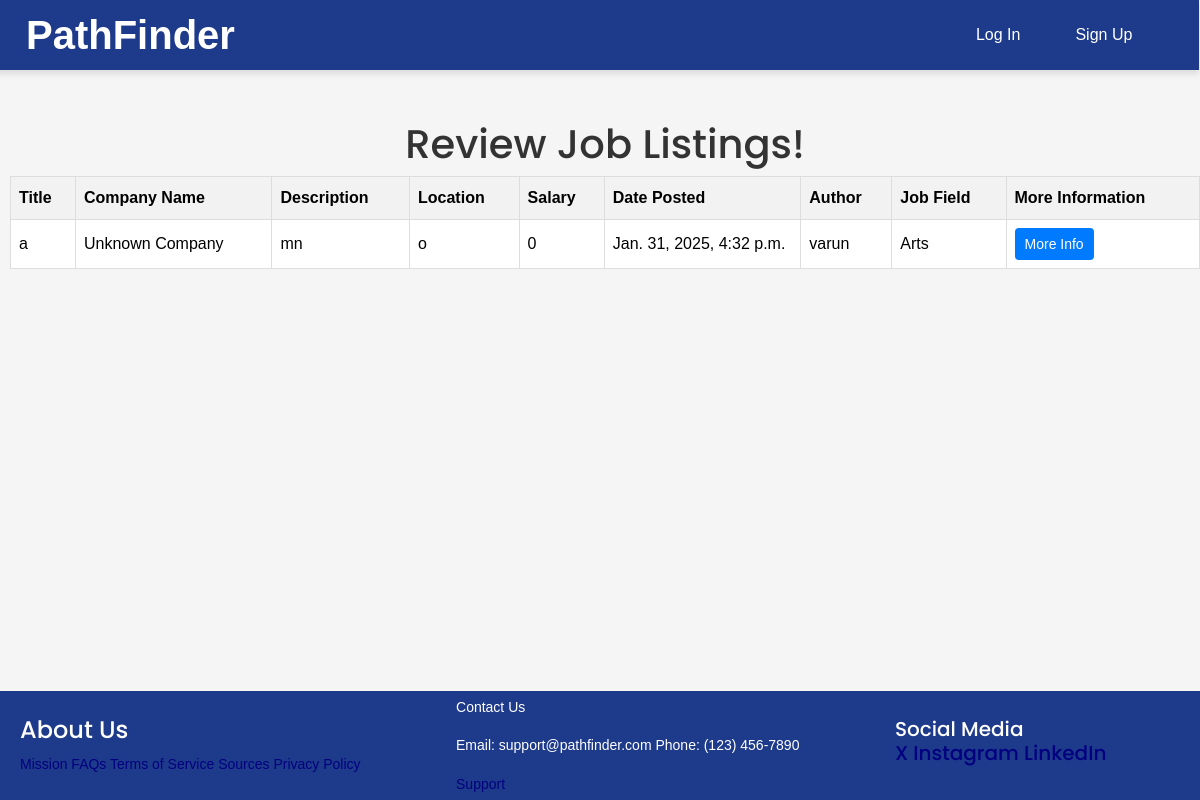
Page /approvelistings/ on the earlier database version.
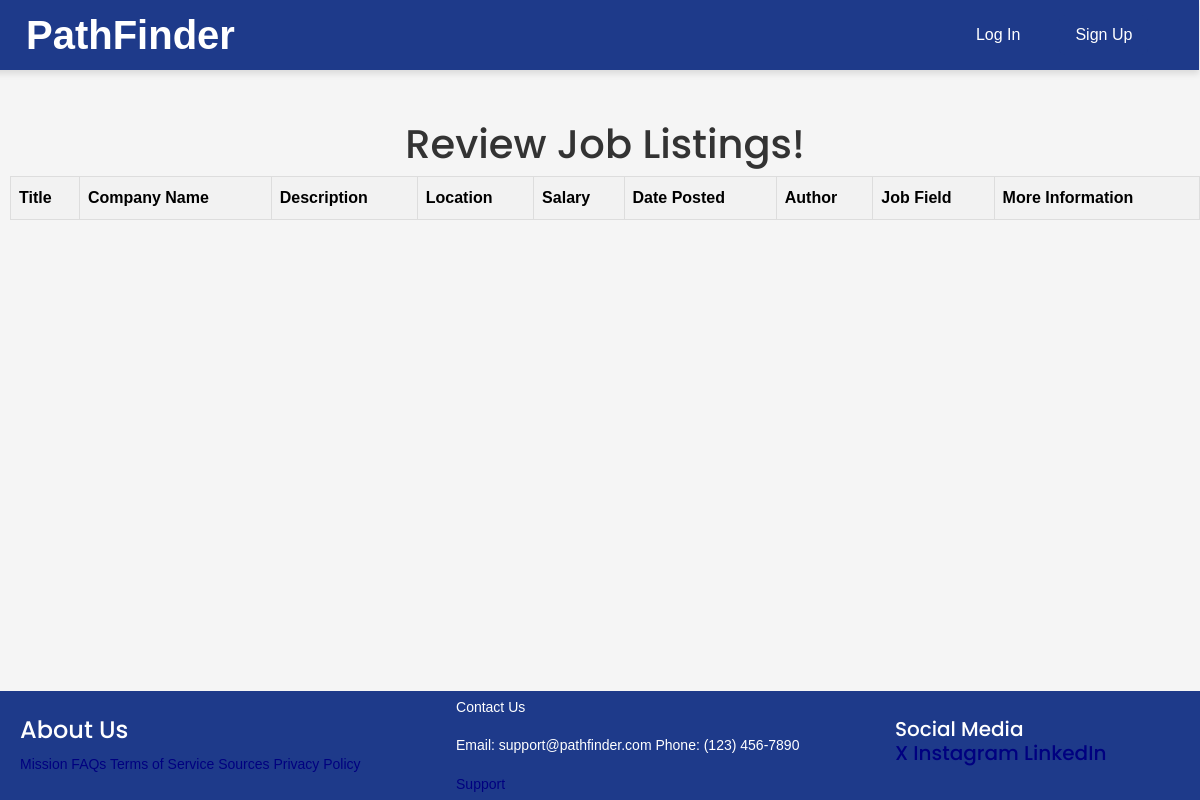
Same page on the later database version.
### joblist/models.py (models this page shows, shortened)
class JobListing(models.Model):
    jobtypechoices = ( ("Arts", "Arts"),
                      ("Business", "Business"),
                        ("Communications", "Communications"),
                        ("Education", "Education"),
                        ("Healthcare", "Healthcare"),
                        ("Hospitality", "Hospitality"),
                        ("Information Technology", "Information Technology"),
                        ("Law Enforcement", "Law Enforcement"),
                        ("Sales and Marketing", "Sales and Marketing"),
                        ("Science", "Science"),
                        ("Transportation", "Transportation"),
                        ("Other", "Other"
                        ))
    jobfield = models.CharField(
        choices=jobtypechoices,
        max_length=100,
        null=True,
        blank=True,
        default='other')
    job_title = models.CharField(max_length=100)
    description = models.TextField()
    date_posted = models.DateTimeField(default=timezone.now)
    salary = models.IntegerField()
    author = models.ForeignKey(User, on_delete=models.CASCADE)
    company_name = models.CharField(max_length=100, default='Unknown Company')
    location = models.CharField(max_length=100)
    benefits = models.TextField(max_length=1000)
    job_type = models.CharField(choices = (("Part-Time", "Part-Time"), ("Full-Time", "Full-Time"), ("Other", "Other")), max_length=100)
    job_requirements = models.TextField(max_length=100)
    company_info = models.TextField(max_length=1000)
    notes = models.TextField(max_length=1000)
    status = models.TextField()

class CustomUser(AbstractUser):
    choices = ( ("Student", "Student"),
               ("Employer", "Employer"),
               ("Mentor", "Mentor"))
    role = models.CharField(max_length=20, choices = choices)
    first_name = models.TextField()
    last_name = models.TextField()
    choices = ( ("male", "male"),
               ("female", "female"),
               ("prefer not to say", "prefer not to say"))
    gender = models.CharField(choices=choices, max_length=20)
    birthday = models.DateField(null=True, blank=True)
    phone = models.TextField()
    email = models.TextField()
    status_mentor = models.TextField(default="pending")
    mentor = models.ForeignKey(applicationMentor, on_delete=models.CASCADE, null = True, blank=True)
    address = models.TextField()
    offers = models.ManyToManyField(JobListing, related_name='offers', blank=True)
    recieveemails = models.BooleanField(default=False)
    REQUIRED_FIELDS = ["phone","birthday","gender", "email", "address", "first_name", "last_name", "role"]

### joblist/views.py (the view)
# urls.py: path('approvelistings/', views.approvejob, name="approve-job"),
def approvejob(request):
    jobs = JobListing.objects.filter(status = "pending")
    return render(request, "joblist/approvejob.html", {"jobs": jobs})

### joblist/templates/joblist/approvejob.html (shortened to what this page needs)
{% extends "joblist/base.html" %}
{% block content %}
<h1> Review Job Listings!</h1>
        <table class = "table">
            <thead>
            <tr>
                <th>Title</th>
                <th>Company Name</th>
                <th>Description</th>
                <th>Location</th>
                <th>Salary</th>
                <th>Date Posted</th>
                <th>Author</th>
                <th>Job Field</th>
                <th>More Information</th>
            </tr>
        </thead>
        <tbody>
            {% for job in jobs %}
            <tr class = "table-body">
            <td class = "table-text">{{job.job_title}}</td>
            <td class = "table-text">{{job.company_name}}</td>
            <td class = "table-text">{{job.description}}</td>
            <td class = "table-text">{{job.location}}</td>
            <td class = "table-text">{{job.salary}}</td>
            <td class = "table-text">{{job.date_posted}}</td>
            <td class = "table-text">{{job.author}}</td>
            <td class = "table-text">{{job.jobfield}}</td>
            <td class = "more-info"><button onclick = "moreinfo('{{job.location}}', '{{job.job_title}}', '{{job.author}}', '{{job.description}}', '{{job.salary}}', '{{job.company_name}}', '{{job.id}}', '{{job.jobfield}}', '{{job.date_posted}}', '{{job.benefits}}', '{{job.job_requirements}}', '{{job.job_type}}', '{{job.company_info}}', '{{job.notes}}')" >More Info</button>
            </td>
        </tr>
        {% endfor %}
    </tbody>
</table>
{% endblock content %}

Differences in the rows shown:
no longer on this page (row edited): JobListing: job_title "a", company_name "Unknown Company", description "mn", location "o", salary "0", date_posted "Jan. 31, 2025, 4:32 p.m.", author "varun", jobfield "Arts"
